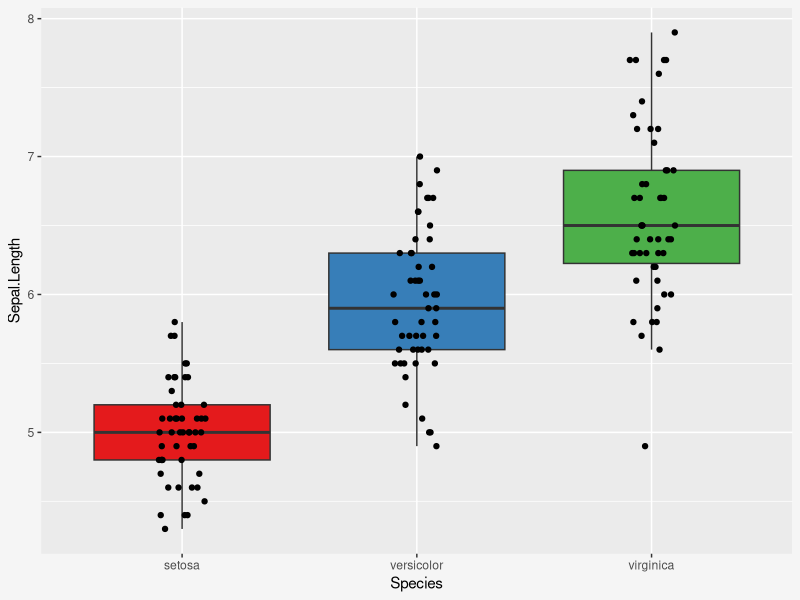
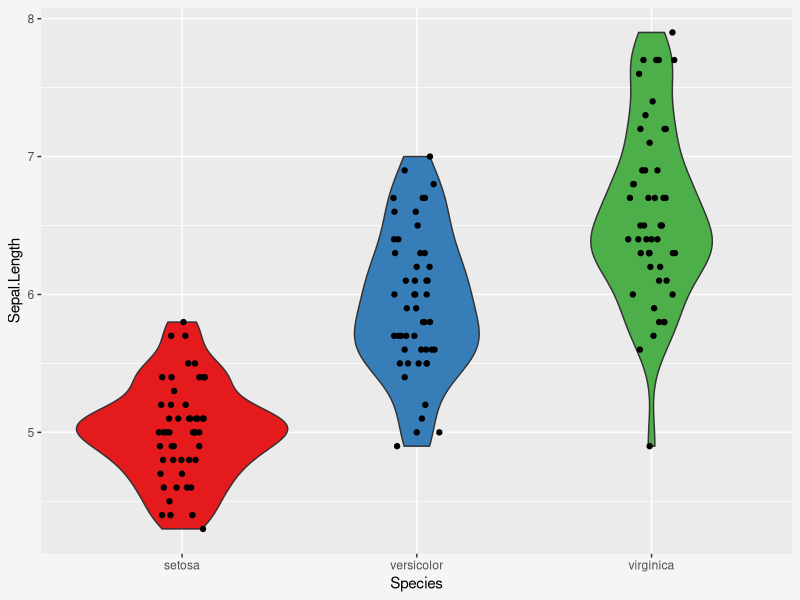
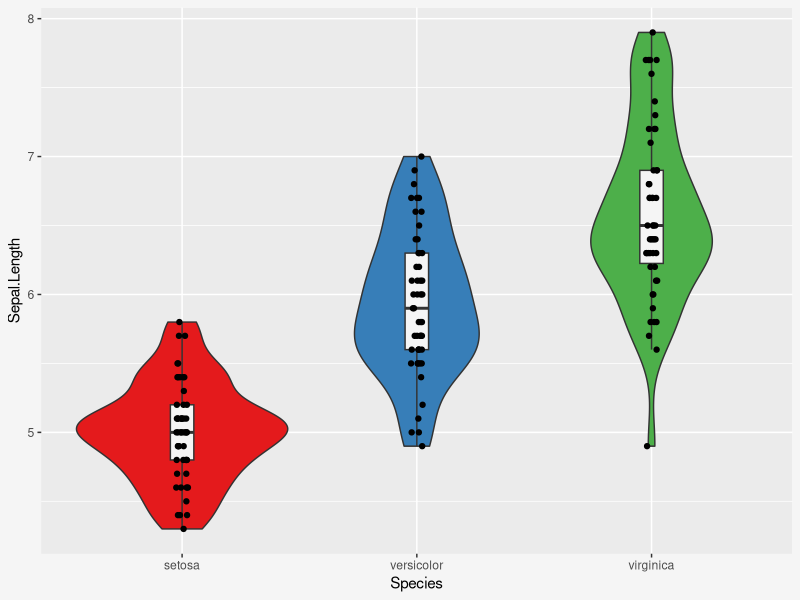
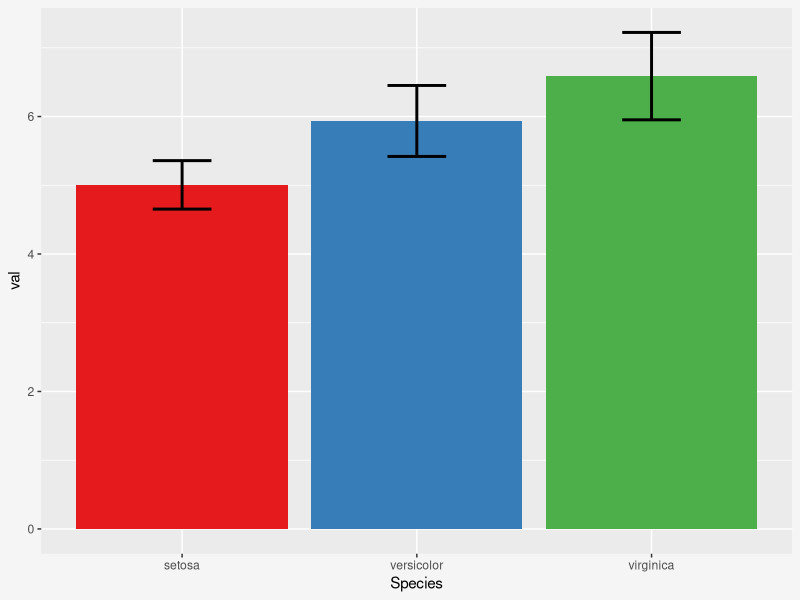
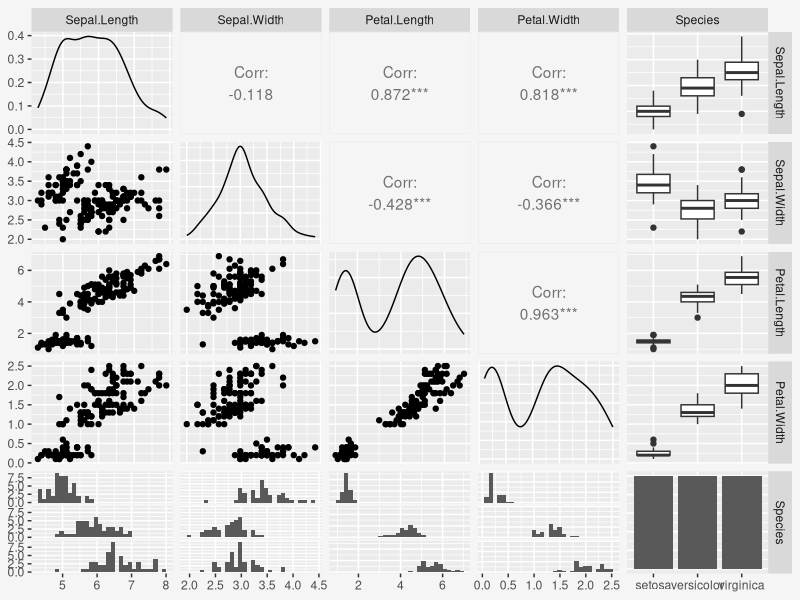
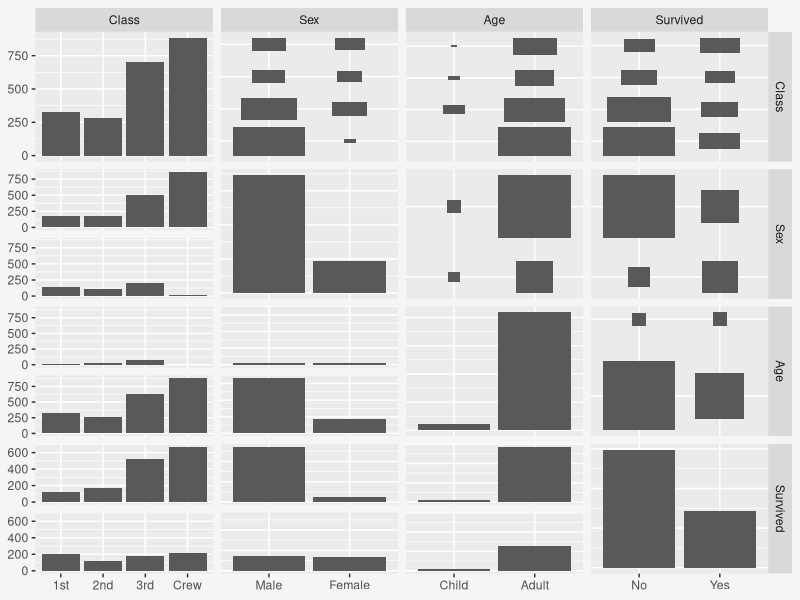

Write R code to recreate these figures, in order.
## ---- chunk 1
# Package imports
library(dplyr)
library(GGally)
library(ggplot2)

# BG color for plots - should match .figure and .caption classes in rmd_style.css
figbg = "whitesmoke"

# Set up Titanic data as dataframe
titanic = data.frame(Titanic)
## ---- chunk 2
#| label: fig-boxscatter
#| echo: FALSE
#| fig-cap: "Boxplot/box-and-whisker plot of sepal length for each species from the `iris` dataset, with jittered scatterplot."

p = ggplot(iris, aes(x=Species, y=Sepal.Length, fill=Species)) +
  geom_boxplot(outlier.shape=NA) +
  geom_jitter(width=0.1, height=0) + 
  scale_fill_brewer(palette="Set1") +
  theme(legend.position = "none",
        plot.background = element_rect(fill = figbg, color = figbg))

p
## ---- chunk 3
#| label: fig-violinscatter
#| echo: FALSE
#| fig-cap: "Violin plot of sepal length for each species from the `iris` dataset, with jittered scatterplot."

p = ggplot(iris, aes(x=Species, y=Sepal.Length, fill=Species)) +
  geom_violin() +
  geom_jitter(width=0.1, height=0) + 
  scale_fill_brewer(palette="Set1") +
  theme(legend.position = "none",
        plot.background = element_rect(fill = figbg, color = figbg))

p
## ---- chunk 4
#| label: fig-violinboxscatter
#| echo: FALSE
#| fig-cap: "Vioin and boxplots of sepal length for each species from the `iris` dataset, with jittered scatterplot."

p = ggplot(iris, aes(x=Species, y=Sepal.Length, fill=Species)) +
  geom_violin() +
  geom_boxplot(width=0.1, fill=figbg, outlier.shape=NA) + 
  geom_jitter(width=0.025, height=0, color="black") + 
  scale_color_brewer(palette="Set1") +
  scale_fill_brewer(palette="Set1") +
  theme(legend.position = "none",
        plot.background = element_rect(fill = figbg, color = figbg))

p
## ---- chunk 5
#| label: fig-barchart
#| echo: FALSE
#| fig-cap: "Bar chart of sepal length for each species from the `iris` dataset, with error bars representing standard deviation"

p = ggplot(iris %>% group_by(Species) %>% summarise(val=mean(Sepal.Length),
                                                    sd_min=mean(Sepal.Length) - sd(Sepal.Length),
                                                    sd_max=mean(Sepal.Length) + sd(Sepal.Length)),
           aes(x=Species, y=val, fill=Species)) +
  geom_bar(stat="identity") +
  geom_errorbar(aes(ymin = sd_min, ymax = sd_max), width = 0.25, lwd=1) +
  scale_fill_brewer(palette="Set1") +
  theme(legend.position = "none",
        plot.background = element_rect(fill = figbg, color = figbg))

p
## ---- chunk 6
#| label: fig-iris-pairs
#| echo: FALSE
#| fig-cap: "Pairs plot of `iris` data, providing an overview of relationships between variables."
#| fig-width: 10
#| fig-height: 10

p = ggpairs(iris)                                             # create pairs plot for all iris data
p = p + theme(plot.background = element_rect(fill = figbg,    # colour background
                                             color = figbg))
p                                                             # show plot
## ---- chunk 7
#| label: fig-titanic-pairs
#| echo: FALSE
#| fig-cap: "Pairs plot of `titanic` data, providing an overview of relationships between variables."
#| fig-width: 10
#| fig-height: 10

p = ggpairs(titanic, columns=c("Class", "Sex", "Age", "Survived"), mapping=ggplot2::aes(weight=Freq))                                             # create pairs plot for all iris data
p = p + theme(plot.background = element_rect(fill = figbg,    # colour background
                                             color = figbg))
p                                                             # show plot
